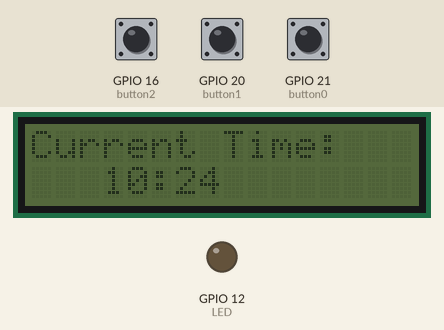
Simulated run of this program. Board: Raspberry Pi (BCM pin numbers). Shown: 16×2 character LCD, output pins drawn as LEDs (lit = HIGH). Inputs (shaded band) come from the test bench; at power-on: GPIO 20 (button1) HIGH, GPIO 21 (button0) HIGH, GPIO 16 (button2) HIGH. The clock reads 2024-03-15 10:24:30 at power-on unless the program sets it; what the program prints to the terminal is not drawn.

Above: at 1.2 s.
1.3 s: GPIO 20 (button1) pulled LOW for 1 s
At 2.5 s:
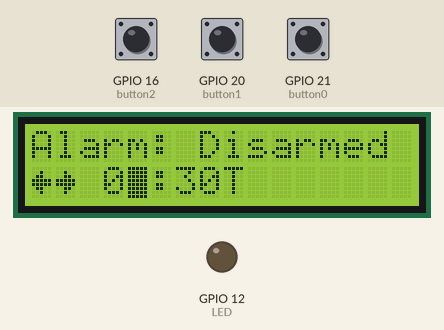
3.8 s: GPIO 21 (button0) pulled LOW for 1 s
At 5.9 s:
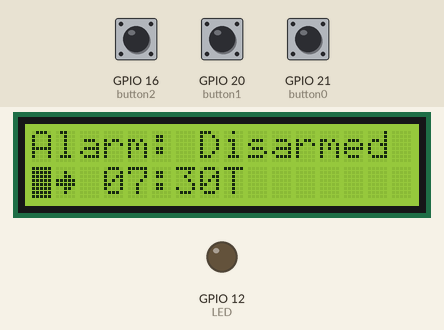
6.3 s: GPIO 16 (button2) pulled LOW for 0.15 s
At 6.6 s:
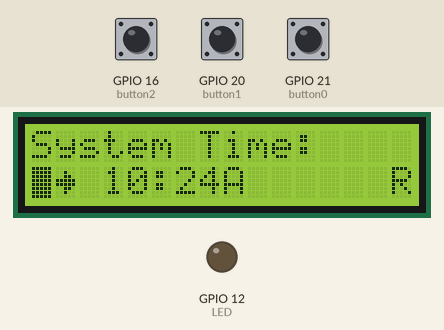
7.9 s: GPIO 16 (button2) pulled LOW for 0.15 s
At 8.4 s:
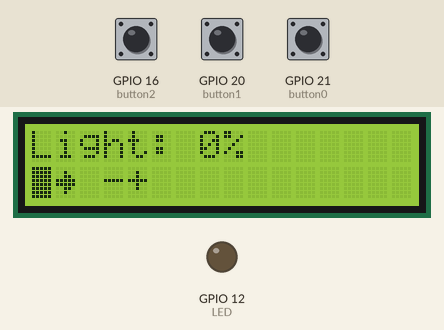
9.5 s: GPIO 20 (button1) pulled LOW for 0.15 s
At 10.8 s:
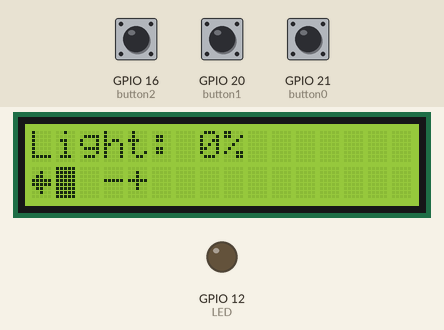
Timing chart, 0 to 12.5 s (numbered marks = the images above; inputs shaded):
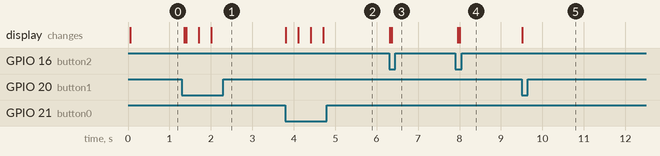

The program:

AlarmV2.py
```python
import board
import time
import digitalio
import adafruit_character_lcd.character_lcd as characterlcd
import RPi.GPIO as GPIO
import datetime
import math
import os

lcd_rs = digitalio.DigitalInOut(board.D26)
lcd_en = digitalio.DigitalInOut(board.D19)
lcd_d7 = digitalio.DigitalInOut(board.D27)
lcd_d6 = digitalio.DigitalInOut(board.D22)
lcd_d5 = digitalio.DigitalInOut(board.D24)
lcd_d4 = digitalio.DigitalInOut(board.D25)
lcd_columns = 16
lcd_rows = 2
backlight_pin=digitalio.DigitalInOut(board.D17)
lcd = characterlcd.Character_LCD_Mono(lcd_rs, lcd_en, lcd_d4, lcd_d5, lcd_d6, lcd_d7, lcd_columns, lcd_rows, backlight_pin)

button0 = digitalio.DigitalInOut(board.D21)
button1 = digitalio.DigitalInOut(board.D20)
button2 = digitalio.DigitalInOut(board.D16)
button0.switch_to_input(pull=digitalio.Pull.UP)
button1.switch_to_input(pull=digitalio.Pull.UP)
button2.switch_to_input(pull=digitalio.Pull.UP)

GPIO.setmode(GPIO.BCM)
LED=12
GPIO.setup(LED,GPIO.OUT)
pwm=GPIO.PWM(LED,100)
pwm.start(0)

lcd.create_char(1, bytes([0x0, 0x04,0x0C,0x1f,0x1f,0x0C,0x04, 0x0])) #LEFT ARROW
lcd.create_char(2, bytes([0x0, 0x04,0x06,0x1f,0x1f,0x06,0x04, 0x0])) #RIGHT ARROW

def PwmUpdate(dutyCycle):
	#
	pwm.ChangeDutyCycle(dutyCycle)

def PrePad(string,length):
	#
	return "0"*(length-len(string))+string

def ButtonCheck():
	if not(button0.value):
		return 0
	elif not(button1.value):
		return 1
	elif not(button2.value):
		return 2
	else:
		return -1

def TextUpdate():
	global page
	if page==-2:
		AlarmBlaringPage()
	elif page==-1:
		SleepPage()
	elif page==0:
		AlarmPage()
	elif page==1:
		AmbientLightPage()
	elif page==2:
		TimeSetPage()

def CursorUpdate():
	global cursorLocation
	if cursorLocation>15:
		cursorLocation=15
	elif cursorLocation<0:
		cursorLocation=0
	lcd.cursor_position(cursorLocation,1)

# Pages

# Page -2
def AlarmBlaringPage():
	lcd.backlight=1
	lcd.cursor_position(0,0)
	lcd.message="Wakey Wakey!    \nEggs and Bakey! "

# Page -1
def SleepPage():
	lcd.backlight=0
	lcd.clear()
	lcd.cursor_position(0,0)
	lcd.message = "Current Time:   \n"+datetime.datetime.today().strftime('   %H:%M        ')

# Page 0
def AlarmPage():
	global alarmHour,alarmMin,alarm
	if alarm:
		state="Armed   "
	else:
		state="Disarmed"
	lcd.cursor_position(0,0)
	lcd.message="Alarm: "+state+" \n\x01\x02 "+PrePad(str(alarmHour),2)+":"+PrePad(str(alarmMin),2)+"T       "
	CursorUpdate()

# Page 1
def AmbientLightPage():
	global lightCurve
	if brightnessIndex==0:
		brightnessMsg="0%  "
	elif brightnessIndex==1:
		brightnessMsg="20% "
	elif brightnessIndex==2:
		brightnessMsg="40% "
	elif brightnessIndex==3:
		brightnessMsg="60% "
	elif brightnessIndex==4:
		brightnessMsg="80% "
	elif brightnessIndex==5:
		brightnessMsg="100%"
	lcd.cursor_position(0,0)
	lcd.message="Light: "+brightnessMsg+"     \n\x01\x02 -+           "
	CursorUpdate()
	PwmUpdate(lightCurve[brightnessIndex])

# Page 2
def TimeSetPage():
	global systemHour,systemMin
	lcd.cursor_position(0,0)
	lcd.message="System Time:    \n\x01\x02 "+PrePad(str(systemHour),2)+":"+PrePad(str(systemMin),2)+"A      R"
	CursorUpdate()


# INITIATION VARIABLES

systemHour=10
systemMin=9
lightCurve=[0,6.25,12.5,25,50,100]
dutyCycle=0
brightnessIndex=0
cursorLocation=2
page=-1
button=-1
lcd.blink=1
lcd.cursor=1
alarmHour=7
alarmMin=30
alarm=False
alarmUnix=0
lastPress=0
lightRampUpTime=600
lightRampDownTime=90
displayOff=15


print("Starting Loop")
while True:
	button=ButtonCheck()
	if button!=-1:	# RUNS THE ENCLOSED IF THERE HAS BEEN A BUTTON PRESS
		lastPress=time.time()
		if page==-1:	# when there is a user interaction this clause will exit the page from the passive time displaying mode to page 0, the alarm setting page.
			page=0
			cursorLocation=2
			lcd.backlight=1
			CursorUpdate()
			TextUpdate()
		elif page==-2:  # when there is a user interaction this clause will exit the page from the alarm blaring mode to page 0, the alarm setting page.
			alarm=False
			page=0
			CursorUpdate()
			TextUpdate()
			deactivationTime=time.time()
			tPlus=0
			startLuminosity=100*math.exp((math.log(0.005)/lightRampUpTime)*tMinus)
			if startLuminosity>100:
				startLuminosity=100
			while tPlus<lightRampDownTime:
				tPlus=time.time()-deactivationTime
				Luminosity=startLuminosity*math.exp((math.log(0.005)/lightRampDownTime)*tPlus)
				PwmUpdate(Luminosity)
				time.sleep(0.1)
			PwmUpdate(0)
		else:
			if button==0:	# LEFT BUTTON CHECK
				cursorLocation-=1
				CursorUpdate()
			elif button==1:	# RIGHT BUTTON CHECK
				cursorLocation+=1
				CursorUpdate()
			elif button==2:	# SELECT BUTTON CHECK
				# THIS SHOULD DO STUFF TO CHANGE EITHER THE PAGE THAT THE DISPLAY IS SHOWING, OR ALTER THE CONTENT OF THE CURRENT DISPLAY
				if cursorLocation==0:
					page-=1
				elif cursorLocation==1:
					page+=1
				page%=3 	#Currently set to 3 as only really three navigatable pages [0,1,2], increase if more pages added

				if page==0:
					# Do the things that the alarm setting page would require
					if cursorLocation==3:
						alarmHour+=10
					elif cursorLocation==4:
						alarmHour+=1
					elif cursorLocation==6:
						alarmMin+=10
					elif cursorLocation==7:
						alarmMin+=1
					elif cursorLocation==8:
						alarm=not(alarm)
					alarmHour%=24
					alarmMin%=60

					tomorrow=(datetime.date.today()+datetime.timedelta(days=1)).strftime('%Y-%m-%d ')
					alarmStr=tomorrow+PrePad(str(alarmHour),2)+":"+PrePad(str(alarmMin),2)
					alarmUnix=time.mktime(datetime.datetime.strptime(alarmStr,'%Y-%m-%d %H:%M').timetuple())
					print(alarmUnix)
				elif page==1:
					# Do the things that the ambient light brighness setting page would require
					if cursorLocation==3:
						brightnessIndex-=1
					elif cursorLocation==4:
						brightnessIndex+=1
					brightnessIndex%=6
				elif page==2:
					# Do the things that the system time setting page would require
					if cursorLocation==3:
						systemHour+=10
					elif cursorLocation==4:
						systemHour+=1
					elif cursorLocation==6:
						systemMin+=10
					elif cursorLocation==7:
						systemMin+=1
					elif cursorLocation==8:
						systemString="sudo date -u 1101"+PrePad(str(systemHour),2)+PrePad(str(systemMin),2)+"21"
						alarm=False
						print(systemString)
						os.system(systemString)
					elif cursorLocation==15:
						lcd.clear()
						lcd.cursor_position(0,0)
						lcd.message = "REBOOTING       \nNOW...          "
						os.system("sudo reboot now")
						time.sleep(5)
					systemHour%=24
					systemMin%=60
				TextUpdate()
		time.sleep(0.2)

	tMinus=alarmUnix-time.time()
	if tMinus<lightRampUpTime and alarm:
		if page!=-2:
			page=-2
			TextUpdate()
		Luminosity=100*math.exp((math.log(0.005)/lightRampUpTime)*tMinus) #RANGES FROM 0-100 OVER THE COURSE OF THE 'LightRampUpTime' DURATION, REACHING 1 AT THE 'alarmUnix' TIMESTAMP
		if tMinus<0:							# Runs when the alarm time is expired whilst the user still hasn't interacted to turn it off.
			Luminosity=40*math.cos(tMinus)+60 	# Causes the light to pulse in a sinusoid pattern of period ~6.3s
		PwmUpdate(Luminosity)
	elif time.time()>lastPress+displayOff:
		lastPress=time.time()
		systemHour=int(datetime.datetime.today().strftime('%H'))
		systemMin=int(datetime.datetime.today().strftime('%M'))
		page=-1
		TextUpdate()
	time.sleep(0.1)
```

Measured:
- after the input at 1.3 s, the display: first changes after 0.06 s (image 1 shows a later state)
- after the input at 3.8 s, the display: first changes at once (image 2 shows a later state)
- after the input at 6.3 s, the display: first changes at once (image 3 shows a later state)
- after the input at 7.9 s, the display: first changes after 0.06 s (image 4 shows a later state)
